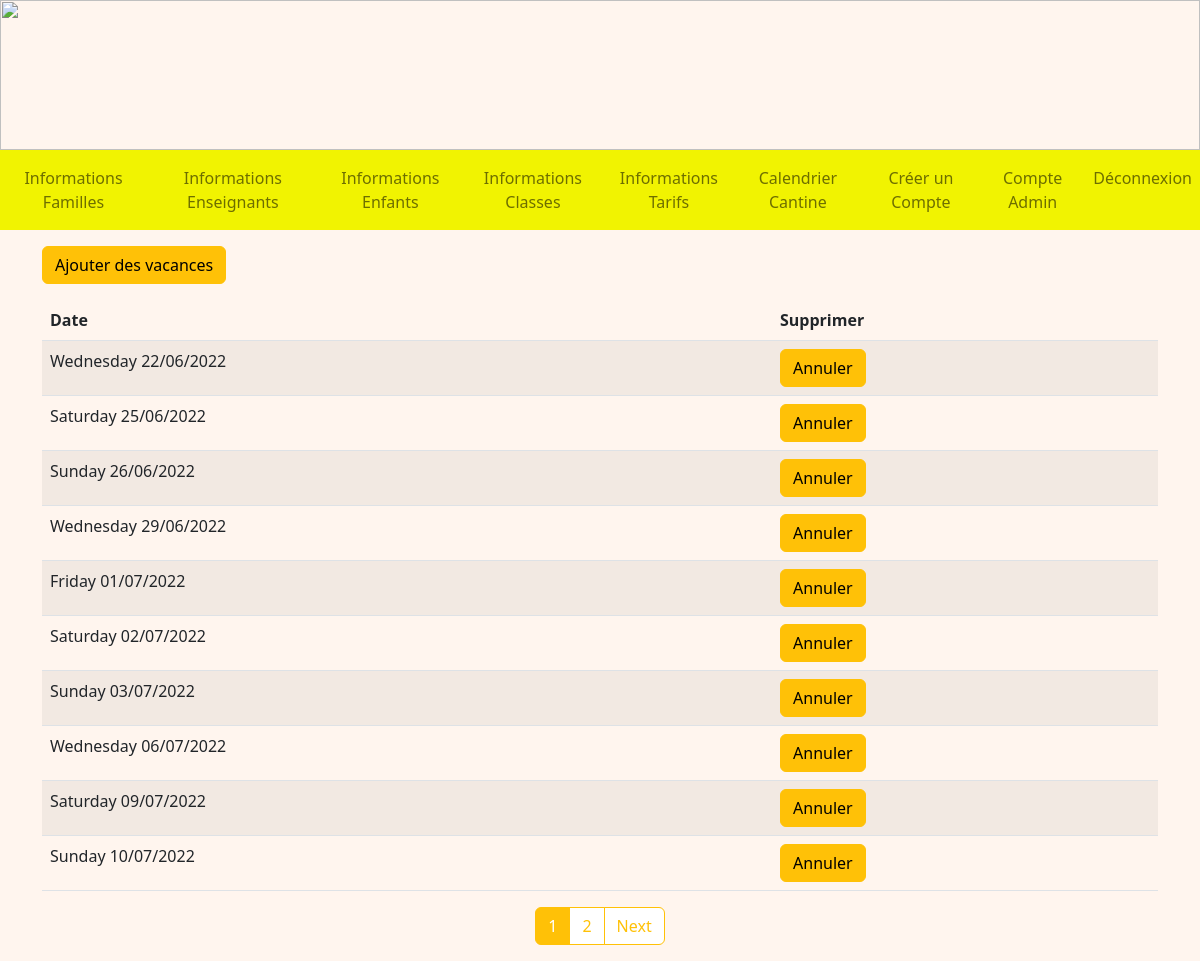
Before: /calendrier (signed in) with the older database file.
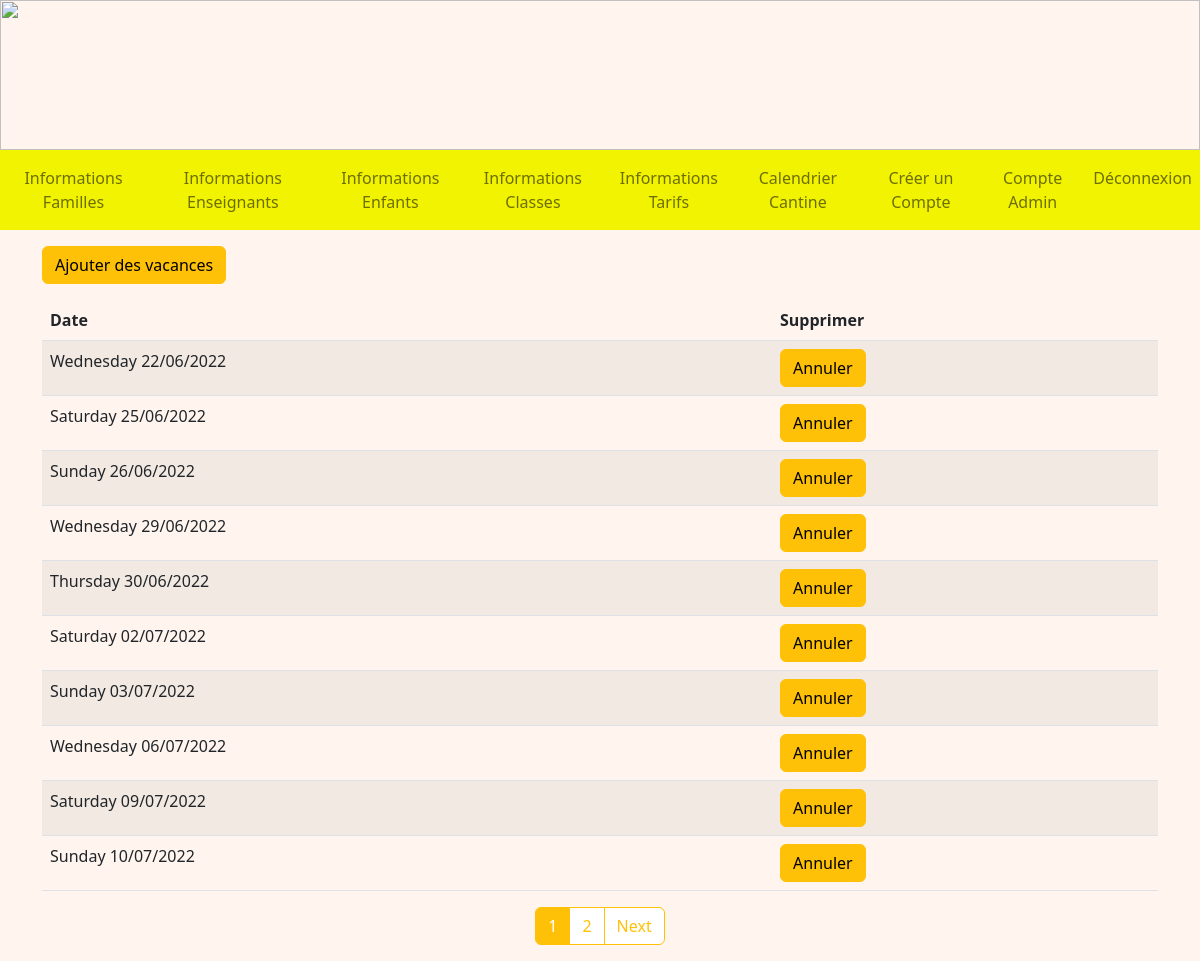
After: the same page with the newer database file.
### tables this page shows
CREATE TABLE Conge (
  date_conge date PRIMARY KEY
);

### admin.py (the view)
@app.route('/calendrier', methods=['GET', 'POST'])
@login_required
def calendrier():
    db = get_db()
    cur = db.cursor()
    user = cur.execute("SELECT type_compte FROM Compte WHERE identifiant = ?", (flask_login.current_user.name, )).fetchone()
    if user[0] == 'Admin':
        page_size = 10
        page = int(request.args.get('page', '1'))
        now = choixDate().strftime('%Y-%m-%d')
        conges = cur.execute("SELECT * FROM Conge WHERE date_conge >= ? ORDER BY date_conge", (now, )).fetchall()
        date = []
        db.commit()
        for conge in conges:
            date.append(datetime.datetime.strptime(conge[0], '%Y-%m-%d').strftime('%A %d/%m/%Y'))
        page_total = int(len(conges)/page_size) + 1
        return render_template('A_calendrier.html', conges = conges[((page-1) * page_size) : (page * page_size)], date = date, list_of_page = range(1, page_total + 1), page_total = page_total, page = page)
    if user[0] == 'Enseignant':
        return redirect(url_for('accueilEnseignant'))
    return redirect(url_for('accueil'))

### main.py (called while the page is built)
@login_manager.user_loader
def load_user(user_id):
    db = get_db()
    cur = db.cursor()
    user = cur.execute('SELECT identifiant, mot_de_passe FROM Compte WHERE identifiant=?', (user_id, )).fetchone()
    return User(user[0], user[1])

def get_db():
    if 'db' not in g:
        g.db = sqlite3.connect(DATABASE)
    return g.db

@app.teardown_appcontext
def close_connection(exception):
    db = g.pop('db', None)
    if db is not None:
        db.close()

def choixDate():
    return datetime.datetime.today()

### templates/A_calendrier.html (shortened to what this page needs)
<!DOCTYPE html>
<html>
  <head>
    {% extends "A_layout.html" %}
    {% block content %}
    <div class="container mt-3">
      <a href="/ajoutVacances" class="btn btn-warning">Ajouter des vacances</a>
      <table class="table table-striped mt-3">
        <thead>
          <tr>
            <th scope="col">Date</th>
            <th scope="col">Supprimer</th>
          </tr>
        </thead>
        <tbody>
          {% set i = namespace (index = 0) %} {% for conge in conges %}
          <tr>
            <td>{{ date[i.index] }}</td>
            <td>
              <a
                class="btn btn-warning"
                href="/annuleVacances/{{ conge[0] }}"
                onclick="if (confirm('Voulez-vous vraiment annuler le jour de congés ?')) commentDelete(1); return false"
                >Annuler</a
              >
            </td>
          </tr>
          {% set i.index = i.index + 1 %} {% endfor %}
        </tbody>
      </table>
      <nav aria-label="Page navigation">
        <ul class="pagination justify-content-center">
           {% for page_number in list_of_page %} {% if page_number ==
          page %}
          <li class="page-item active">
            <a
              class="page-link link-warning mb-3"
              href="/calendrier?page={{ page_number }}"
              >{{ page_number }}</a
            >
          </li>
          {% else %}
          <li class="page-item">
            <a
              class="page-link link-warning mb-3"
              href="/calendrier?page={{ page_number }}"
              >{{ page_number }}</a
            >
          </li>
          {% endif %} {% endfor %} {% if page < page_total %}
          <li class="page-item">
            <a
              class="page-link link-warning mb-3"
              href="/calendrier?page={{ page + 1 }}"
              >Next</a
            >
          </li>
          {% endif %}
        </ul>
      </nav>
    </div>
    {% endblock %}

Changed rows visible on the page:
removed Conge: index "Friday 01/07/2022"
added Conge: index "Thursday 30/06/2022"
